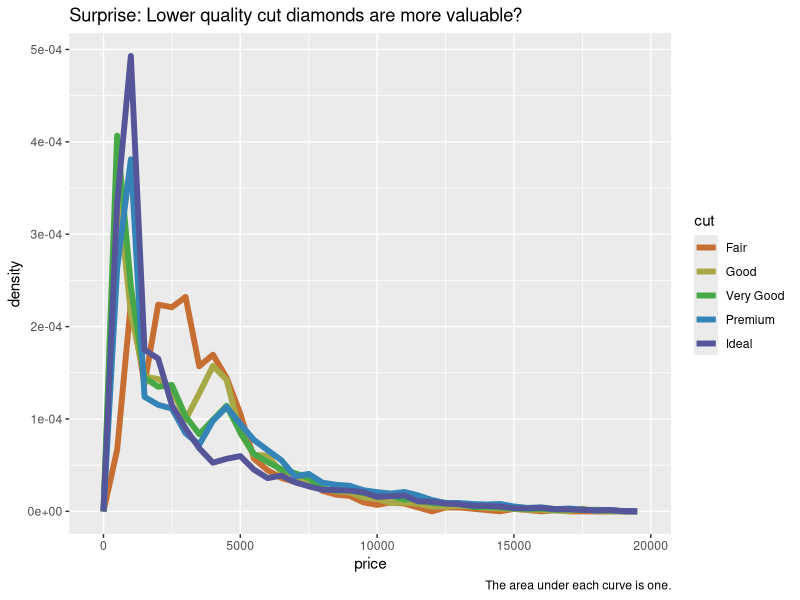
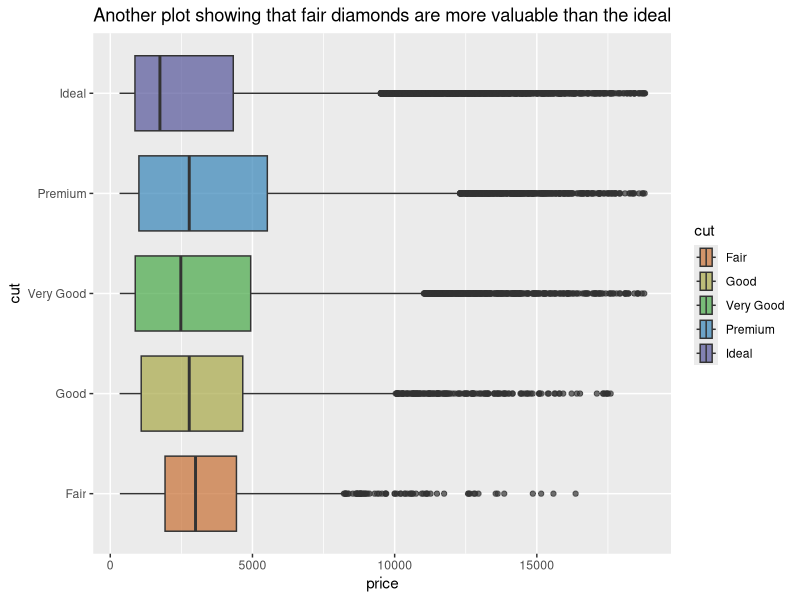
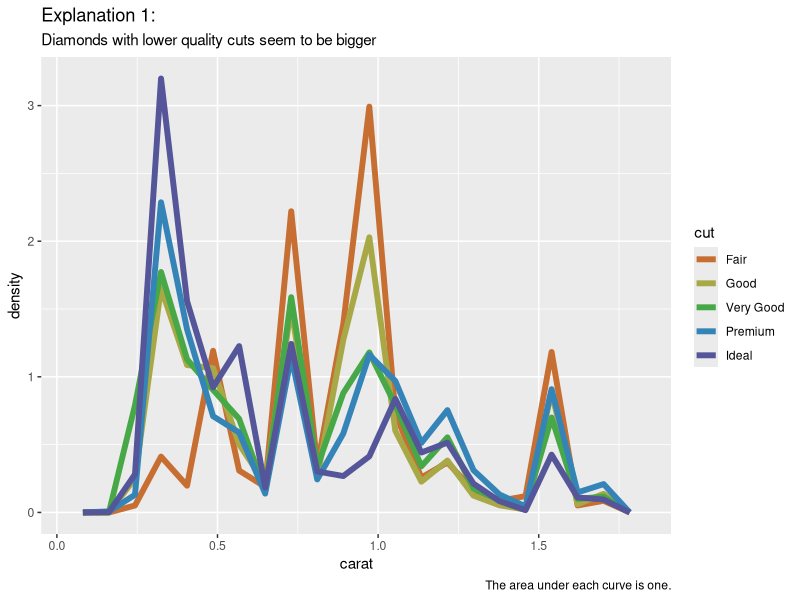
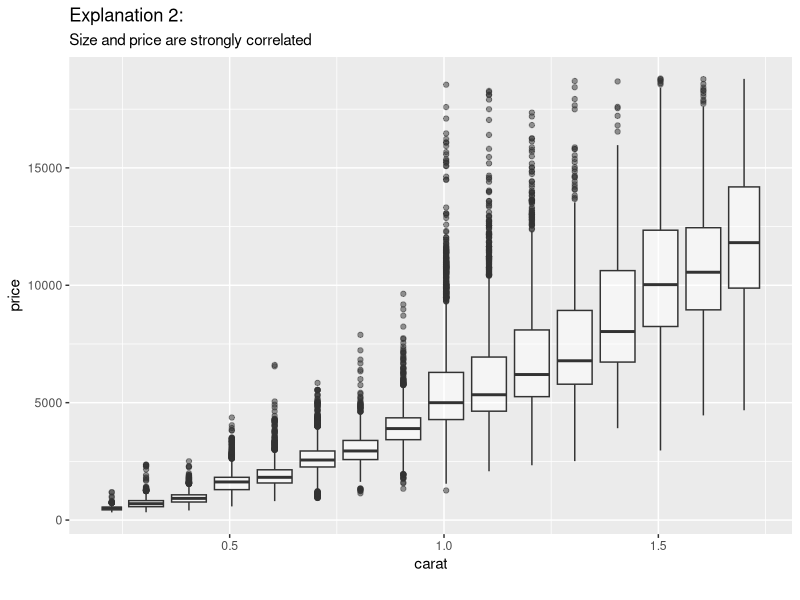
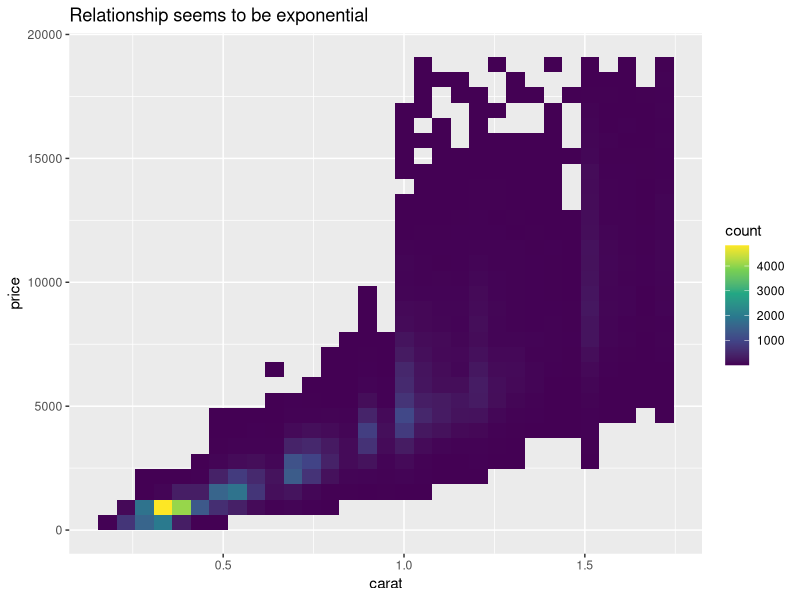
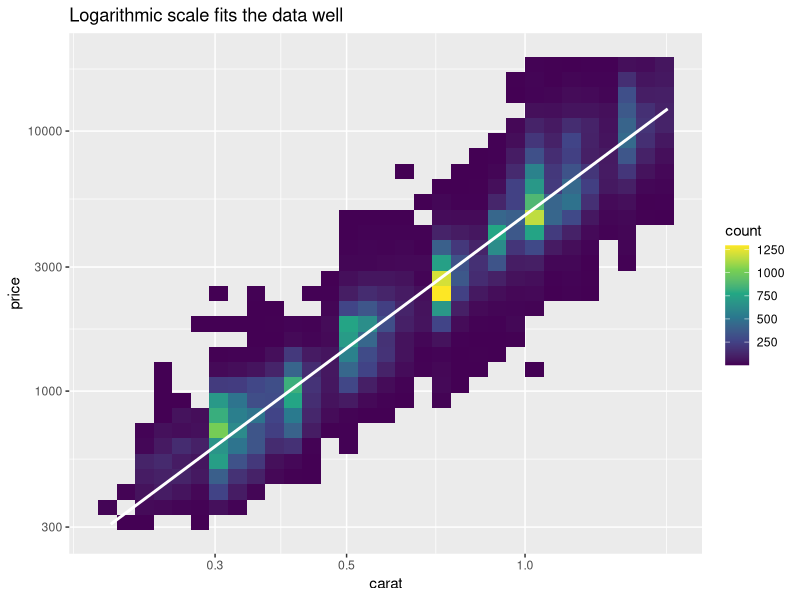

Recreate these plots in R, in order. (Note: this script raises an error after producing the figures.)
## ---- chunk 1
knitr::opts_chunk$set(echo = TRUE)
## ---- chunk 2
library(tidyverse)

cut_colors = c("#C76E32", "#A8A846", "#46A846",
               "#3584B8", "#555599")
## ---- chunk 3
diamonds |>
  group_by(cut) |>
  slice_max(order_by = price, n = 3)
## ---- chunk 4
d <- diamonds |>
  filter(carat < 1.75)

paste("Only", nrow(diamonds) - nrow(d), "rows were removed.")

## ---- chunk 5
d |>
  group_by(cut) |>
  slice_max(order_by = price, n = 3)
## ---- chunk 6
ggplot(d, aes(price, after_stat(density), colour = cut)) +
  geom_freqpoly(binwidth = 500, size = 2) +
  scale_color_manual(values = cut_colors) +
  labs(title = "Surprise: Lower quality cut diamonds are more valuable?",
       caption = "The area under each curve is one.")
## ---- chunk 7
ggplot(d, mapping = aes(x = price, fill = cut))+
  geom_boxplot(aes(y = cut), alpha = 0.7) +
  scale_fill_manual(values = cut_colors) +
  labs(title = "Another plot showing that fair diamonds are more valuable than the ideal")
## ---- chunk 8
ggplot(d, aes(x = carat, y = after_stat(density))) +
  geom_freqpoly(aes(colour = cut), size = 2, bins = 20) +
  scale_color_manual(values = cut_colors) +
  labs(title = "Explanation 1:",
       subtitle= "Diamonds with lower quality cuts seem to be bigger",
       caption = "The area under each curve is one.")
## ---- chunk 9
ggplot(d, aes(x = carat, y = price)) + 
  geom_boxplot(aes(group = cut_width(carat, 0.1)), alpha = 0.5) +
  labs(title = "Explanation 2:",
       subtitle= "Size and price are strongly correlated",
       caption = "")
## ---- chunk 10
ggplot(d, aes(carat, price)) +
  geom_bin2d() +
  scale_fill_continuous(type = "viridis") +
  labs(title = "Relationship seems to be exponential")
## ---- chunk 11
ggplot(d, aes(carat, price)) +
  geom_bin2d() +
  scale_fill_continuous(type = "viridis") +
  geom_smooth(formula = y ~ x, method = "lm", color = "white") +
  scale_x_log10() + 
  scale_y_log10() +
  labs(title = "Logarithmic scale fits the data well")
## ---- chunk 12
model <- lm(log(price) ~ log(carat), d) 
paste0("Trying to fit linear model to the unmodified data gives R-squared of ",
      round(summary(lm(price ~ carat, d))$r.squared, 2),
      ", but the logarithmic data gives ",
      round(summary(model)$r.squared, 2),
      ".")
## ---- chunk 13
d |>
  lm(model, data = _) |>
  add_residuals(d, model = _) -> d
## ---- chunk 14
slope = summary(model)$coefficients[2]
intercept = summary(model)$coefficients[1]
paste0("The formula given by linear model gives is ",
       round(slope, 2),
       " * log(carat) + ",
       round(intercept, 2),
       " = log(price). It can explain ",
       round(summary(model)$r.squared[1]*100),
       " % of the variation in a diamond's price.")
## ---- chunk 15
d |>
  slice_min(abs(resid), n = 3, with_ties = FALSE) -> low_resids

d |>
  slice_max(abs(resid), n = 3, with_ties = FALSE) -> high_resids

different_resids <- bind_rows(low_resids, high_resids) |>
  arrange(abs(resid)) |>
  mutate(predicted_price = round(exp(slope * log(carat) + intercept))) |>
  mutate(resid = round(resid, 5)) |>
  select(carat:clarity, resid, price, predicted_price)

different_resids
  
## ---- chunk 16
ggplot(d, aes(resid, after_stat(density), colour = cut)) +
  geom_freqpoly(bins = 30, size = 2) +
  scale_color_manual(values = cut_colors) +
  labs(title = "Paradox solved: Better cuts are more valuable",
       caption = "The area under each curve is one.")
## ---- chunk 17
ggplot(d, mapping = aes(x = resid, fill = cut))+
  geom_boxplot(aes(y = cut), alpha = 0.7) +
  scale_fill_manual(values = cut_colors) +
  labs(title = "Another plot showing the same thing")
